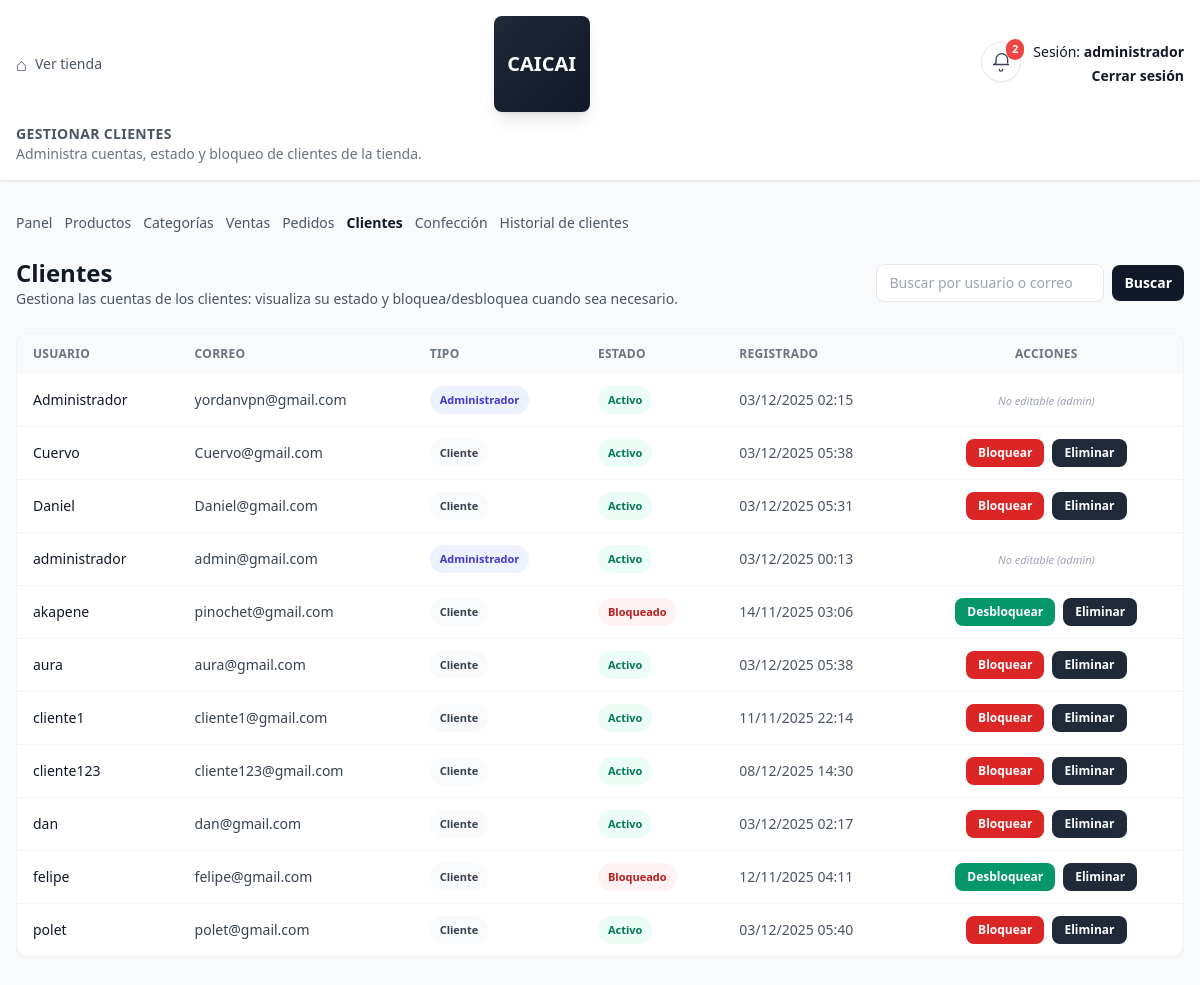
/panel/clientes/ (signed in), run on an earlier commit of the app's database.
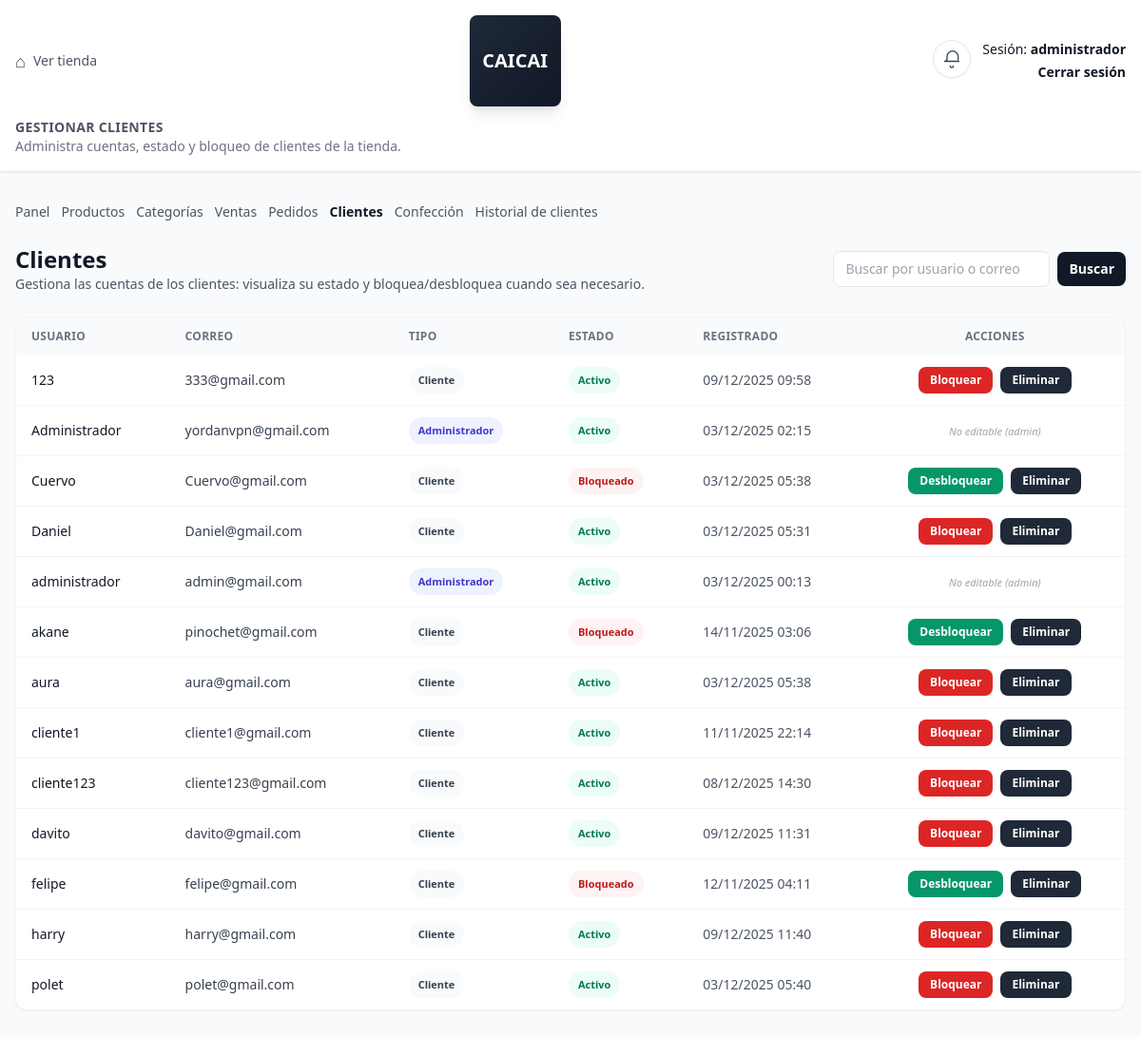
And on a later commit of the database.
### core/models.py (models this page shows, shortened)
class Cliente(AbstractUser):
    direccion = models.CharField(max_length=255, blank=True, null=True)
    telefono = models.CharField(max_length=20, blank=True, null=True)
    bloqueado = models.BooleanField(default=False)

### core/decorators.py (the view)
    def wrapper(request, *args, **kwargs):
        if 'admin_id' not in request.session:
            return redirect('admin_login')
        return view_func(request, *args, **kwargs)

### core/views.py (called while the page is built)
def _low_stock_threshold(request):
    try:
        value = int(request.session.get('low_stock_threshold', getattr(settings, 'LOW_STOCK_THRESHOLD', 5)))
        return max(1, min(20, value))
    except (TypeError, ValueError):
        return 5

def _low_stock_products(threshold: int):
    qs = Producto.objects.filter(activo=True, stock__lte=threshold).annotate(nombre_display=F('nombre'))
    return list(qs)

def _low_stock_context(request):
    threshold = _low_stock_threshold(request)
    productos = _low_stock_products(threshold)
    return {
        'low_stock_products': productos,
        'low_stock_count': len(productos),
        'low_stock_threshold': threshold,
    }

### core/templates/core/clientes_list.html (shortened to what the changed rows need)
<!DOCTYPE html>
<html lang="es">
<head>
  <script src="https://cdn.tailwindcss.com"></script>
</head>
<body class="bg-gray-50 text-gray-900">
  <header class="border-b shadow-sm bg-white">
    <div class="max-w-7xl mx-auto px-4 py-4 flex flex-col gap-3">
      <div class="flex items-center justify-between">
        <div class="flex items-start justify-end gap-3">
          {% include 'core/partials/low_stock_alert.html' %}
          <div class="text-right text-xs sm:text-sm">
            {% if user.is_authenticated %}
              <p>Sesión: <strong>{{ user.username }}</strong></p>
              <p class="mt-1">
                <a href="{% url 'logout_unificado' %}" class="hover:text-gray-700 font-semibold">Cerrar sesión</a>
              </p>
            {% elif request.session.admin_id %}
              <p>Sesión: <strong>Admin</strong></p>
              <p class="mt-1">
                <a href="{% url 'logout_unificado' %}" class="hover:text-gray-700 font-semibold">Cerrar sesión</a>
              </p>
            {% endif %}
          </div>
        </div>
      </div>
    </div>
  </header>
  <main class="py-8">
    <div class="max-w-7xl mx-auto px-4 space-y-6">
      <div class="flex items-center justify-between">
        <div>
          <h1 class="text-2xl font-bold">Clientes</h1>
        </div>
      </div>
      <div class="bg-white rounded-xl shadow-sm border border-gray-100 overflow-hidden">
        <div class="overflow-x-auto">
          <table class="min-w-full text-sm">
            <thead class="bg-gray-50 text-xs uppercase tracking-wide text-gray-500">
              <tr>
                <th class="px-4 py-3 text-left">Usuario</th>
                <th class="px-4 py-3 text-left">Correo</th>
                <th class="px-4 py-3 text-left">Tipo</th>
                <th class="px-4 py-3 text-left">Estado</th>
                <th class="px-4 py-3 text-left">Registrado</th>
                <th class="px-4 py-3 text-center">Acciones</th>
              </tr>
            </thead>
            <tbody class="divide-y divide-gray-100">
              {% for c in clientes %}
                <tr>
                  <td class="px-4 py-3">
                    <div class="flex flex-col">
                      <span class="font-medium text-gray-900">{{ c.username }}</span>
                    </div>
                  </td>
                  <td class="px-4 py-3 text-gray-700">
                    {{ c.email }}
                  </td>
                  <td class="px-4 py-3">
                    {% if c.is_staff or c.is_superuser %}
                      <span class="inline-flex px-2.5 py-1 rounded-full text-[11px] font-semibold bg-indigo-50 text-indigo-700">
                        Administrador
                      </span>
                    {% else %}
                      <span class="inline-flex px-2.5 py-1 rounded-full text-[11px] font-semibold bg-gray-50 text-gray-700">
                        Cliente
                      </span>
                    {% endif %}
                  </td>
                  <td class="px-4 py-3">
                    {% if c.bloqueado %}
                      <span class="inline-flex px-2.5 py-1 rounded-full text-[11px] font-semibold bg-red-50 text-red-700">
                        Bloqueado
                      </span>
                    {% else %}
                      <span class="inline-flex px-2.5 py-1 rounded-full text-[11px] font-semibold bg-emerald-50 text-emerald-700">
                        Activo
                      </span>
                    {% endif %}
                  </td>
                  <td class="px-4 py-3 text-gray-600">
                    {% if c.date_joined %}
                      {{ c.date_joined|date:"d/m/Y H:i" }}
                    {% endif %}
                  </td>
                  <td class="px-4 py-3 text-center">
                    {% if c.is_staff or c.is_superuser %}
                      <span class="text-[11px] text-gray-400 italic">
                        No editable (admin)
                      </span>
                    {% else %}
                      <div class="flex flex-wrap gap-2 justify-center">
                        {% if c.bloqueado %}
                          <form action="{% url 'cliente_desbloquear' c.id %}" method="post" class="inline">
                            <button type="submit"
                                    class="inline-flex items-center justify-center px-3 py-1.5 rounded-lg text-xs font-semibold bg-emerald-600 text-white hover:bg-emerald-700">
                              Desbloquear
                            </button>
                          </form>
                        {% else %}
                          <form action="{% url 'cliente_bloquear' c.id %}" method="post" class="inline">
                            <button type="submit"
                                    class="inline-flex items-center justify-center px-3 py-1.5 rounded-lg text-xs font-semibold bg-red-600 text-white hover:bg-red-700">
                              Bloquear
                            </button>
                          </form>
                        {% endif %}
                        <form action="{% url 'cliente_eliminar' c.id %}" method="post" class="inline" id="form-delete-{{ c.id }}">
                          <button type="button"
                                  data-target="form-delete-{{ c.id }}"
                                  data-message="¿Eliminar definitivamente al cliente {{ c.username }}? Esta acción no se puede deshacer."
                                  class="confirm-delete inline-flex items-center justify-center px-3 py-1.5 rounded-lg text-xs font-semibold bg-gray-800 text-white hover:bg-black">
                            Eliminar
                          </button>
                        </form>
                      </div>
                    {% endif %}
                  </td>
                </tr>
              {% empty %}
                <tr>
                  <td colspan="6" class="px-4 py-6 text-center text-gray-500 text-sm">
                    No hay clientes registrados.
                  </td>
                </tr>
              {% endfor %}
            </tbody>
          </table>
        </div>
      </div>
    </div>
  </main>
</body>
</html>

What changed in the data, as far as the page shows it:
removed Cliente: username "dan", email "dan@gmail.com", is_staff "Cliente", bloqueado "Activo", date_joined "03/12/2025 02:17"
added Cliente: username "123", email "333@gmail.com", is_staff "Cliente", bloqueado "Activo", date_joined "09/12/2025 09:58"
changed Cliente "Cuervo": bloqueado "Activo Bloquear" → "Bloqueado Desbloquear"
changed Cliente "pinochet@gmail.com": username "akapene" → "akane"
added Cliente: username "davito", email "davito@gmail.com", is_staff "Cliente", bloqueado "Activo", date_joined "09/12/2025 11:31"
added Cliente: username "harry", email "harry@gmail.com", is_staff "Cliente", bloqueado "Activo", date_joined "09/12/2025 11:40"
Also different on the page:
{{ low_stock_count }}: "2" → (not shown)
